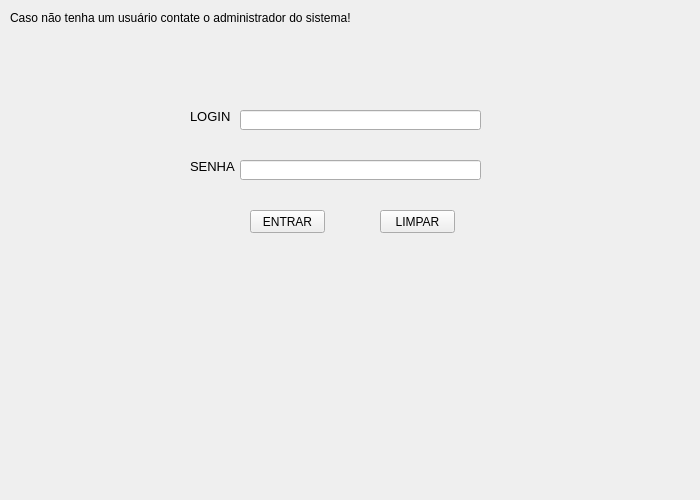
<?xml version="1.0" encoding="UTF-8"?>
<ui version="4.0">
 <class>Form</class>
 <widget class="QWidget" name="Form">
  <property name="geometry">
   <rect>
    <x>0</x>
    <y>0</y>
    <width>700</width>
    <height>500</height>
   </rect>
  </property>
  <property name="windowTitle">
   <string>Login</string>
  </property>
  <widget class="QLabel" name="label">
   <property name="geometry">
    <rect>
     <x>190</x>
     <y>110</y>
     <width>47</width>
     <height>13</height>
    </rect>
   </property>
   <property name="font">
    <font>
     <pointsize>10</pointsize>
     <weight>50</weight>
     <bold>false</bold>
    </font>
   </property>
   <property name="text">
    <string>LOGIN</string>
   </property>
  </widget>
  <widget class="QLabel" name="label_2">
   <property name="geometry">
    <rect>
     <x>190</x>
     <y>160</y>
     <width>47</width>
     <height>13</height>
    </rect>
   </property>
   <property name="font">
    <font>
     <pointsize>10</pointsize>
     <weight>50</weight>
     <italic>false</italic>
     <bold>false</bold>
     <underline>false</underline>
     <strikeout>false</strikeout>
    </font>
   </property>
   <property name="text">
    <string>SENHA</string>
   </property>
  </widget>
  <widget class="QLineEdit" name="txt_login">
   <property name="geometry">
    <rect>
     <x>240</x>
     <y>110</y>
     <width>241</width>
     <height>20</height>
    </rect>
   </property>
   <property name="text">
    <string/>
   </property>
  </widget>
  <widget class="QLineEdit" name="txt_senha">
   <property name="geometry">
    <rect>
     <x>240</x>
     <y>160</y>
     <width>241</width>
     <height>20</height>
    </rect>
   </property>
   <property name="text">
    <string/>
   </property>
   <property name="echoMode">
    <enum>QLineEdit::Password</enum>
   </property>
  </widget>
  <widget class="QLabel" name="label_resposta">
   <property name="geometry">
    <rect>
     <x>200</x>
     <y>280</y>
     <width>281</width>
     <height>121</height>
    </rect>
   </property>
   <property name="font">
    <font>
     <pointsize>9</pointsize>
     <underline>true</underline>
     <strikeout>false</strikeout>
    </font>
   </property>
   <property name="text">
    <string/>
   </property>
   <property name="alignment">
    <set>Qt::AlignCenter</set>
   </property>
  </widget>
  <widget class="QPushButton" name="btn_entrar">
   <property name="geometry">
    <rect>
     <x>250</x>
     <y>210</y>
     <width>75</width>
     <height>23</height>
    </rect>
   </property>
   <property name="styleSheet">
    <string notr="true"/>
   </property>
   <property name="text">
    <string>ENTRAR</string>
   </property>
   <property name="iconSize">
    <size>
     <width>100</width>
     <height>100</height>
    </size>
   </property>
  </widget>
  <widget class="QPushButton" name="btn_limpar">
   <property name="geometry">
    <rect>
     <x>380</x>
     <y>210</y>
     <width>75</width>
     <height>23</height>
    </rect>
   </property>
   <property name="text">
    <string>LIMPAR</string>
   </property>
  </widget>
  <widget class="QLabel" name="label_3">
   <property name="geometry">
    <rect>
     <x>10</x>
     <y>10</y>
     <width>571</width>
     <height>16</height>
    </rect>
   </property>
   <property name="text">
    <string>Caso não tenha um usuário contate o administrador do sistema!</string>
   </property>
  </widget>
  <widget class="QLabel" name="label_4">
   <property name="geometry">
    <rect>
     <x>0</x>
     <y>-10</y>
     <width>701</width>
     <height>521</height>
    </rect>
   </property>
   <property name="text">
    <string/>
   </property>
   <property name="pixmap">
    <pixmap>forget-multitasking-practice-single-tasking-700x500.png</pixmap>
   </property>
  </widget>
  <zorder>label_4</zorder>
  <zorder>label</zorder>
  <zorder>label_2</zorder>
  <zorder>txt_login</zorder>
  <zorder>txt_senha</zorder>
  <zorder>label_resposta</zorder>
  <zorder>btn_entrar</zorder>
  <zorder>btn_limpar</zorder>
  <zorder>label_3</zorder>
 </widget>
 <resources>
  <include location="vv.qrc"/>
 </resources>
 <connections/>
</ui>
